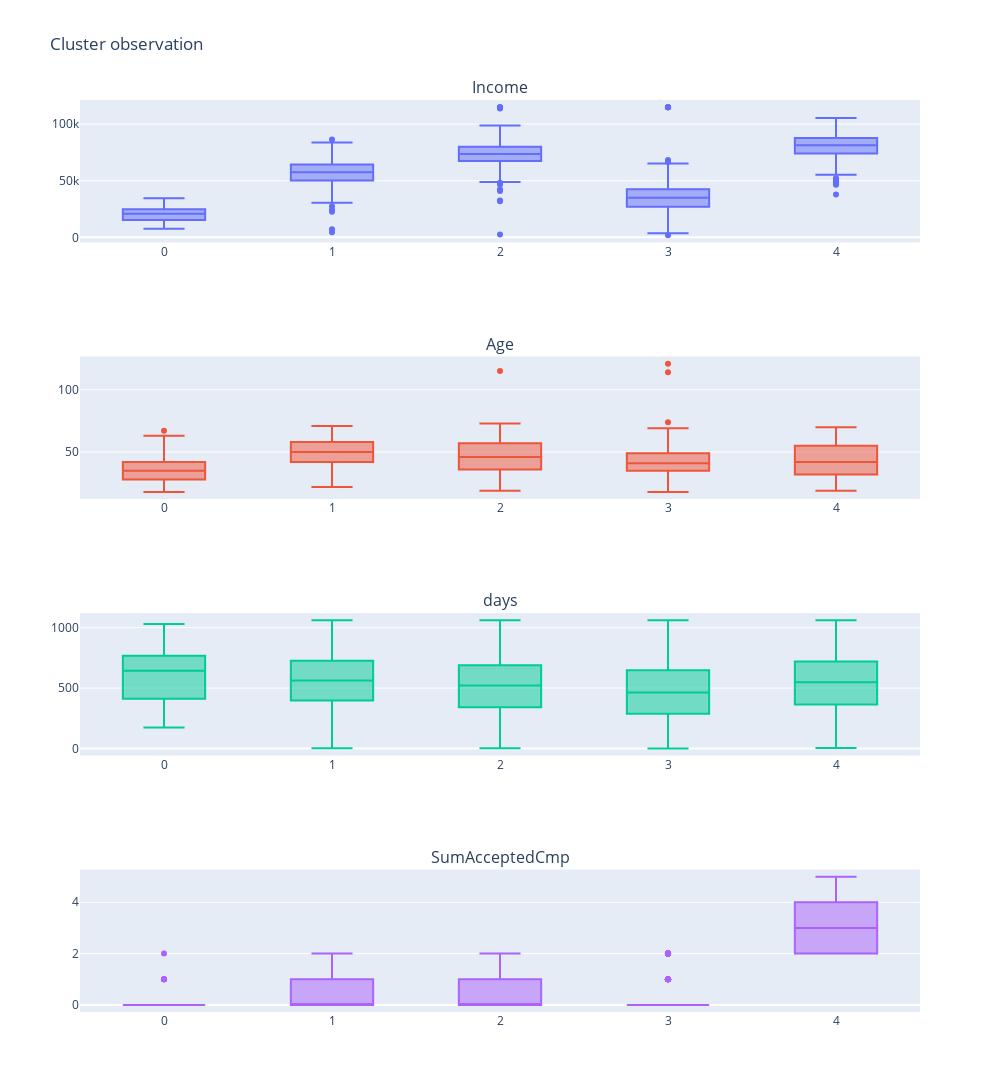

The code cell stored with this chart in its notebook:
### Code cell
features = ['Income', 'Age', 'days', 'SumAcceptedCmp']

fig = make_subplots(
    len(features),
    1,
    subplot_titles=features
)

for i, feature in enumerate(features):

    fig.add_trace(
        go.Box(
            x=df2['cluster'],
            y=df2[feature],
            showlegend=False,
            name=feature
        ),
        row=i+1,
        col=1
    )


fig.update_layout(
    title='Cluster observation',
    height=1500,
    width=1000
)

fig.show()

### Figure 1 — Plotly figure (JSON) as saved in the notebook; plotly's stock layout.template omitted (floating-point values rounded to 4 significant figures; data arrays with more than 128 entries replaced by an {"elided": "..."} marker saying what was removed)
{"data": [{"name": "Income", "showlegend": false, "type": "box", "x": {"elided": "2240 int values"}, "xaxis": "x", "y": {"elided": "2240 float values"}, "yaxis": "y"}, {"name": "Age", "showlegend": false, "type": "box", "x": {"elided": "2240 int values"}, "xaxis": "x2", "y": {"elided": "2240 int values"}, "yaxis": "y2"}, {"name": "days", "showlegend": false, "type": "box", "x": {"elided": "2240 int values"}, "xaxis": "x3", "y": {"elided": "2240 int values"}, "yaxis": "y3"}, {"name": "SumAcceptedCmp", "showlegend": false, "type": "box", "x": {"elided": "2240 int values"}, "xaxis": "x4", "y": {"elided": "2240 int values"}, "yaxis": "y4"}], "layout": {"annotations": [{"font": {"size": 16}, "showarrow": false, "text": "Income", "x": 0.5, "xanchor": "center", "xref": "paper", "y": 1.0, "yanchor": "bottom", "yref": "paper"}, {"font": {"size": 16}, "showarrow": false, "text": "Age", "x": 0.5, "xanchor": "center", "xref": "paper", "y": 0.7188, "yanchor": "bottom", "yref": "paper"}, {"font": {"size": 16}, "showarrow": false, "text": "days", "x": 0.5, "xanchor": "center", "xref": "paper", "y": 0.4375, "yanchor": "bottom", "yref": "paper"}, {"font": {"size": 16}, "showarrow": false, "text": "SumAcceptedCmp", "x": 0.5, "xanchor": "center", "xref": "paper", "y": 0.1562, "yanchor": "bottom", "yref": "paper"}], "bargap": 0.1, "height": 1500, "title": {"text": "Cluster observation"}, "width": 1000, "xaxis": {"anchor": "y", "domain": [0.0, 1.0]}, "xaxis2": {"anchor": "y2", "domain": [0.0, 1.0]}, "xaxis3": {"anchor": "y3", "domain": [0.0, 1.0]}, "xaxis4": {"anchor": "y4", "domain": [0.0, 1.0]}, "yaxis": {"anchor": "x", "domain": [0.8438, 1.0]}, "yaxis2": {"anchor": "x2", "domain": [0.5625, 0.7188]}, "yaxis3": {"anchor": "x3", "domain": [0.2812, 0.4375]}, "yaxis4": {"anchor": "x4", "domain": [0.0, 0.1562]}}}
